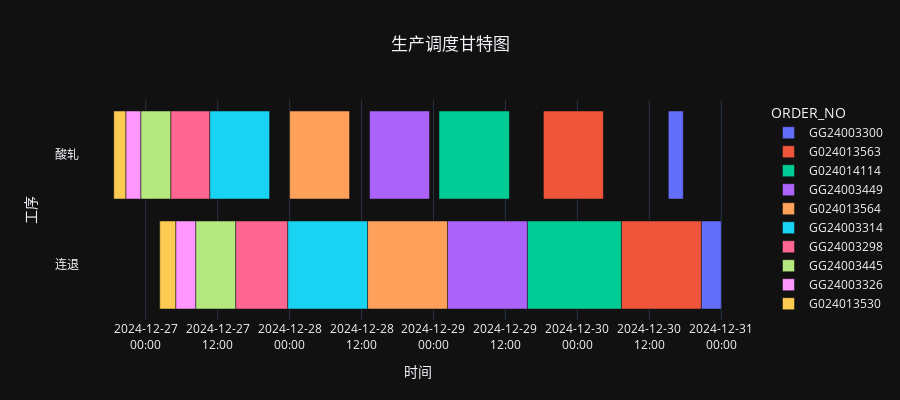
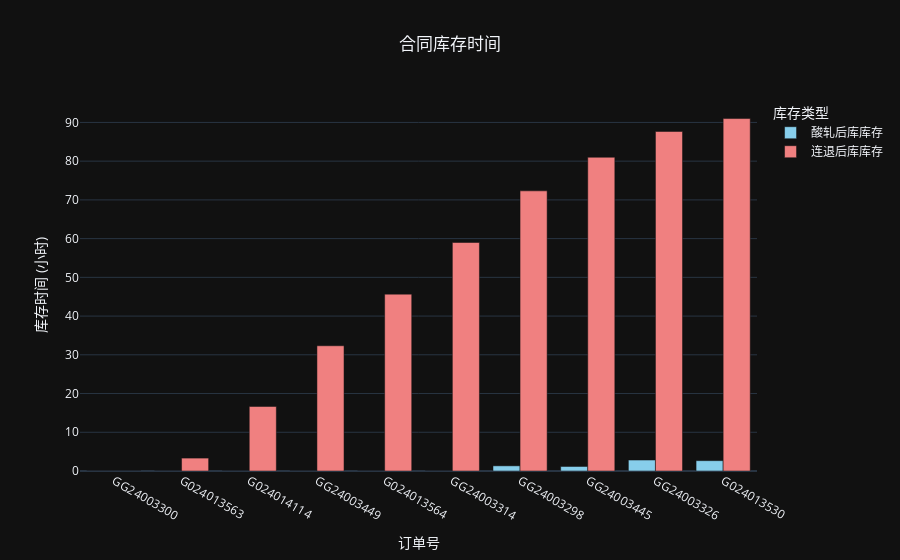
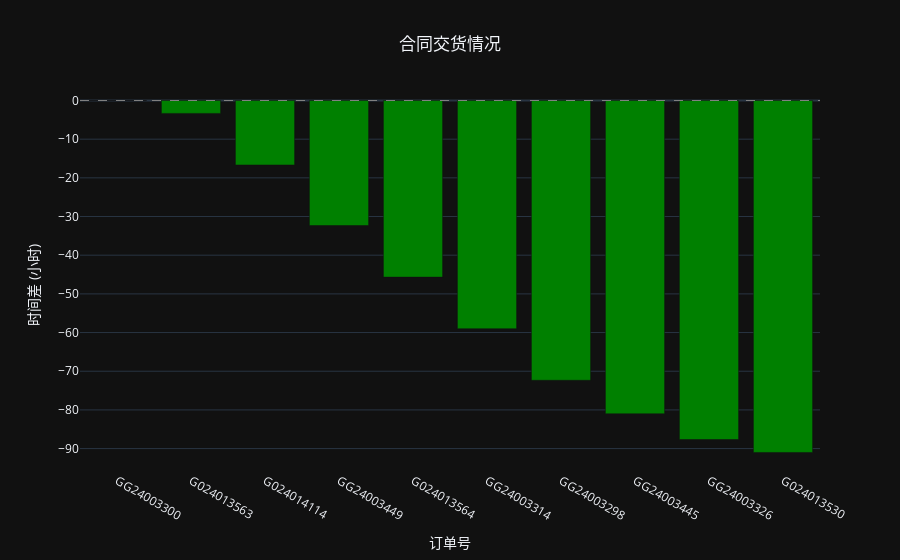

The code cell stored with these charts, in order, in its notebook:
### Code cell
# 启发式求解
import pandas as pd
from datetime import datetime, timedelta
import plotly.express as px
import plotly.graph_objects as go

def heuristic_scheduler(orders_df, static_params, strategy='EDD', w1=1.0, w2=0.5, w3=100):
    """
    使用启发式方法调度酸轧和连退工序，生成订单生产计划。

    Args:
        orders_df (pd.DataFrame): 包含订单信息的DataFrame，列包括 id, ORDER_NO, ORDER_MONTH, ORDER_WT, DELIVERY_DATE。
        static_params (dict): 静态参数，包含每个订单在每个工序的处理时间、传输时间等。
                              格式：{"order_no": {"process_num": {"process_time": 12, "transmission_time": 3}}}
        strategy (str): 调度策略，'EDD' (最早交货期优先), 'SPT_AZ' (酸轧最短处理时间优先),
                        'SPT_LT' (连退最短处理时间优先) 或 'FCFS' (先来先服务)。

    Returns:
        pd.DataFrame: 调度结果，包含每个订单的S_AZ, E_AZ, S_LT, E_LT, L_i, I_AZ, I_LT等信息。
    """
    scheduled_orders_results = []
    # 复制订单DataFrame，避免修改原始数据
    orders = orders_df.copy()

    # 将交货日期转换为 datetime 对象
    orders['DELIVERY_DATE'] = pd.to_datetime(orders['DELIVERY_DATE'], format='%Y%m%d')
    # 根据订单月份设置计划开始日期（默认为该月月初）
    orders['PLAN_START_DATE'] = orders['ORDER_MONTH'].apply(lambda x: pd.to_datetime(str(x)[:4] + '-' + str(x)[4:] + '-01'))

    # 遍历订单，从静态参数中提取并添加工序处理时间和传输时间到订单DataFrame
    for idx, row in orders.iterrows():
        order_no = row['ORDER_NO']

        # 酸轧工序 (process_num = 0) 参数
        az_params = static_params.get(order_no, {}).get(0, {})
        orders.loc[idx, 'AZ_PROCESS_TIME_HOURS'] = az_params.get('process_time', 0)
        orders.loc[idx, 'AZ_TRANSMISSION_TIME_HOURS'] = az_params.get('transmission_time', 0) # 酸轧到连退的物流时间

        # 连退工序 (process_num = 1) 参数
        lt_params = static_params.get(order_no, {}).get(1, {})
        orders.loc[idx, 'LT_PROCESS_TIME_HOURS'] = lt_params.get('process_time', 0)
        # 连退工序后通常无外部传输，这里传输时间可能为0
        orders.loc[idx, 'LT_TRANSMISSION_TIME_HOURS'] = lt_params.get('transmission_time', 0)

    # 将处理时间和传输时间从小时转换为 timedelta 对象，便于日期时间计算
    orders['AZ_PROCESS_TIME_TD'] = orders['AZ_PROCESS_TIME_HOURS'].apply(lambda x: timedelta(hours=x))
    orders['AZ_TRANSMISSION_TIME_TD'] = orders['AZ_TRANSMISSION_TIME_HOURS'].apply(lambda x: timedelta(hours=x))
    orders['LT_PROCESS_TIME_TD'] = orders['LT_PROCESS_TIME_HOURS'].apply(lambda x: timedelta(hours=x))

    # 初始化机组可用时间，从所有订单中最早的计划开始日期开始
    machine_available_time_az = orders['PLAN_START_DATE'].min()
    machine_available_time_lt = orders['PLAN_START_DATE'].min()

    # --- 根据调度策略对订单进行排序 ---
    # 考虑库存最小
    if strategy == 'MIN_INV':
        unscheduled = orders.copy()
        scheduled_orders_results = []

        # 设定初始的“最晚可用结束时间”为所有交货日的最大值（也可以用 datetime.max）
        max_delivery = orders['DELIVERY_DATE'].max()
        lt_latest_end = max_delivery
        az_latest_end = max_delivery

        # 权重：可调整
        # w1: 酸轧后库权重，w2: 连退后库权重，w3: 拖期惩罚权重
        # 如果没有传入这些参数，可以在函数签名给默认值，例如 w1=1.0, w2=0.5, w3=100.0
        try:
            w1; w2; w3
        except NameError:
            w1, w2, w3 = 1.0, 0.5, 100.0

        while not unscheduled.empty:
            best_candidate = None
            best_score = float('inf')

            for idx, order in unscheduled.iterrows():
                # 处理时间（小时）
                az_proc_h = order['AZ_PROCESS_TIME_HOURS']
                lt_proc_h = order['LT_PROCESS_TIME_HOURS']
                az_trans_h = order['AZ_TRANSMISSION_TIME_HOURS']

                # 先尝试从交货期向前倒推 LT 完成时间（不晚于交货日，也不晚于 LT 当前最晚可用结束）
                tentative_e_lt = min(order['DELIVERY_DATE'], lt_latest_end)
                tentative_s_lt = tentative_e_lt - timedelta(hours=lt_proc_h)

                # 预期 AZ 最晚结束 = LT 开始 - 传输（且不能晚于 az_latest_end）
                tentative_e_az = min(tentative_s_lt - timedelta(hours=az_trans_h), az_latest_end)
                tentative_s_az = tentative_e_az - timedelta(hours=az_proc_h)

                # 标记是否需要从前向后推（即倒推到计划开始前，不可行）
                forced_forward = False
                if tentative_s_az < order['PLAN_START_DATE']:
                    # 倒推不可行：把 AZ 开始强制设为计划开始，然后正向推算 AZ/ LT
                    forced_forward = True
                    tentative_s_az = order['PLAN_START_DATE']
                    tentative_e_az = tentative_s_az + timedelta(hours=az_proc_h)
                    # LT 开始不能早于 e_az + trans，也不能早于 0；LT 可能需要向后推到 az_latest_end 的限制
                    tentative_s_lt = max(tentative_e_az + timedelta(hours=az_trans_h),
                                         lt_latest_end - timedelta(days=365*100))  # keep it flexible; we handle below
                    # 为了简洁，把 tentative_s_lt 至少设为 e_az + trans
                    tentative_s_lt = tentative_e_az + timedelta(hours=az_trans_h)
                    tentative_e_lt = tentative_s_lt + timedelta(hours=lt_proc_h)
                    # 如果这导致 E_LT 超过交货日，则会产生 delay
                # 计算库存与延迟
                I_AZ = max(0.0, (tentative_s_lt - (tentative_e_az + timedelta(hours=az_trans_h))).total_seconds() / 3600.0)
                I_LT = max(0.0, (order['DELIVERY_DATE'] - tentative_e_lt).total_seconds() / 3600.0)
                delay_hours = max(0.0, (tentative_e_lt - order['DELIVERY_DATE']).total_seconds() / 3600.0)

                score = w1 * I_AZ + w2 * I_LT + w3 * delay_hours

                # 可选：轻微偏好不强制前推的方案（避免推早导致连锁影响）
                if forced_forward:
                    score += 1e-6  # tiny penalty, 可去掉或调整

                # 记录最小 score 的候选
                if score < best_score:
                    best_score = score
                    best_candidate = {
                        'idx': idx,
                        'order': order,
                        'S_AZ': tentative_s_az,
                        'E_AZ': tentative_e_az,
                        'S_LT': tentative_s_lt,
                        'E_LT': tentative_e_lt,
                        'I_AZ': I_AZ,
                        'I_LT': I_LT,
                        'delay': delay_hours
                    }

            # 固定最优候选到调度表
            if best_candidate is None:
                # 不应发生，但为安全性加个保护
                break

            b = best_candidate
            order = b['order']
            scheduled_orders_results.append({
                'ORDER_NO': order['ORDER_NO'],
                'DELIVERY_DATE': order['DELIVERY_DATE'],
                'S_AZ': b['S_AZ'],
                'E_AZ': b['E_AZ'],
                'S_LT': b['S_LT'],
                'E_LT': b['E_LT'],
                'L_i_hours': b['delay'],
                'I_AZ_hours': b['I_AZ'],
                'I_LT_hours': b['I_LT'],
                'PROCESS_TIME_AZ': static_params[order['ORDER_NO']][0]['process_time'],
                'PROCESS_TIME_LT': static_params[order['ORDER_NO']][1]['process_time']
            })

            # 更新机器的“最晚可用结束时间”：因为我们向前占用了时间段，所以机器可用的最新结束应变为该任务的开始
            lt_latest_end = b['S_LT']
            az_latest_end = b['S_AZ']

            # 从未排集合中移除
            unscheduled = unscheduled.drop(b['idx'])

        # 返回按你固定顺序（这里为向后排的顺序）构造的 DataFrame
        result_df = pd.DataFrame(scheduled_orders_results)
        # 如果需要按时间或其他排序返回，可以在这里排序
        return result_df


    if strategy == 'EDD':
        # 最早交货期优先 (Earliest Due Date)
        orders = orders.sort_values(by='DELIVERY_DATE').reset_index(drop=True)
    elif strategy == 'SPT_AZ':
        # 酸轧最短处理时间优先 (Shortest Processing Time for Acid Rolling)
        orders = orders.sort_values(by='AZ_PROCESS_TIME_HOURS').reset_index(drop=True)
    elif strategy == 'SPT_LT':
        # 连退最短处理时间优先 (Shortest Processing Time for Continuous Annealing)
        orders = orders.sort_values(by='LT_PROCESS_TIME_HOURS').reset_index(drop=True)
    elif strategy == 'FCFS':
        # 先来先服务 (First Come First Served)，按订单ID排序
        orders = orders.sort_values(by='id').reset_index(drop=True)
    else:
        raise ValueError("不支持的调度策略。请选择 'EDD', 'SPT_AZ', 'SPT_LT', 'FCFS'")

    # --- 迭代调度每个订单 ---
    for idx, order in orders.iterrows():
        order_no = order['ORDER_NO']

        # 酸轧工序调度
        # 开始时间取订单最早计划开始时间和酸轧机组可用时间的最大值
        s_az = max(order['PLAN_START_DATE'], machine_available_time_az)
        # 结束时间为开始时间加上处理时间
        e_az = s_az + order['AZ_PROCESS_TIME_TD']

        # 更新酸轧机组的可用时间为当前订单的酸轧结束时间
        machine_available_time_az = e_az

        # 连退工序调度
        # 连退最早开始时间取决于：
        # 1. 酸轧工序完成并经过传输时间后的时间 (e_az + AZ_TRANSMISSION_TIME_TD)
        # 2. 连退机组当前的可用时间 (machine_available_time_lt)
        s_lt = max(e_az + order['AZ_TRANSMISSION_TIME_TD'], machine_available_time_lt)
        # 结束时间为开始时间加上处理时间
        e_lt = s_lt + order['LT_PROCESS_TIME_TD']

        # 更新连退机组的可用时间为当前订单的连退结束时间
        machine_available_time_lt = e_lt

        # --- 结果评估和记录 ---
        # 拖期计算 (L_i_hours): 如果连退完成时间晚于交货期，则计算拖期；否则为0
        delay_hours = max(0, (e_lt - order['DELIVERY_DATE']).total_seconds() / 3600)

        # 酸轧后库库存时间 (I_AZ_hours):
        # 货物从酸轧完成并传输到连退入口后，到连退实际开始处理之间等待的时间。
        # 如果等待时间为负（即连退机组早早空闲，等待酸轧完成），则库存为0。
        inventory_az_hours = max(0, (s_lt - (e_az + order['AZ_TRANSMISSION_TIME_TD'])).total_seconds() / 3600)

        # 连退后库库存时间 (I_LT_hours，成品库存):
        # 如果订单在交货期之前完成 (E_LT < DELIVERY_DATE)，则在成品库中停留一段时间，直到交货期。
        # 否则，没有提前库存，为0。
        inventory_lt_hours = max(0, (order['DELIVERY_DATE'] - e_lt).total_seconds() / 3600)

        # 将调度结果添加到列表中
        scheduled_orders_results.append({
            'ORDER_NO': order_no,
            'DELIVERY_DATE': order['DELIVERY_DATE'],
            'S_AZ': s_az, # 酸轧开始时间
            'E_AZ': e_az, # 酸轧结束时间
            'S_LT': s_lt, # 连退开始时间
            'E_LT': e_lt, # 连退结束时间
            'L_i_hours': delay_hours, # 订单拖期小时数
            'I_AZ_hours': inventory_az_hours, # 酸轧后库库存时间
            'I_LT_hours': inventory_lt_hours, # 连退后库库存时间 (成品库存)
            'PROCESS_TIME_AZ': static_params[order_no][0]['process_time'], # 酸轧工序处理时间
            'PROCESS_TIME_LT': static_params[order_no][1]['process_time']  # 连退工序处理时间
        })

    return pd.DataFrame(scheduled_orders_results)
#
# # --- 示例数据 (同上) ---
# orders_data = {
#     'id': [1, 2, 3, 4],
#     'ORDER_NO': ['GG24003300', 'GG24003301', 'GG24003302', 'GG24003303'],
#     'ORDER_MONTH': [202411, 202411, 202412, 202412],
#     'ORDER_WT': [200.0, 150.0, 300.0, 100.0],
#     'DELIVERY_DATE': [20241231, 20241220, 20250115, 20250105]
# }
# orders_df = pd.DataFrame(orders_data)
#
# orders_static_parameter = {
#     "GG24003300": {
#         0: {"process_time": 10, "transmission_time": 3},  # 酸轧工序0, 处理10h, 传输3h
#         1: {"process_time": 8, "transmission_time": 0}   # 连退工序1, 处理8h, 传输0h
#     },
#     "GG24003301": {
#         0: {"process_time": 15, "transmission_time": 3},
#         1: {"process_time": 12, "transmission_time": 0}
#     },
#     "GG24003302": {
#         0: {"process_time": 20, "transmission_time": 3},
#         1: {"process_time": 18, "transmission_time": 0}
#     },
#      "GG24003303": {
#         0: {"process_time": 5, "transmission_time": 3},
#         1: {"process_time": 6, "transmission_time": 0}
#     }
# }

# --- 运行调度器并绘图 ---
scheduled_df_edd = heuristic_scheduler(orders, orders_static_parameter, strategy='MIN_INV')
print("---调度结果 ---")
print(scheduled_df_edd)
print(f"总拖期 (小时): {scheduled_df_edd['L_i_hours'].sum():.2f}")
print(f"总酸轧后库库存时间 (小时): {scheduled_df_edd['I_AZ_hours'].sum():.2f}")
print(f"总连退后库库存时间 (小时): {scheduled_df_edd['I_LT_hours'].sum():.2f}")

plot_schedule_gantt(scheduled_df_edd, title="生产调度甘特图")
# 调用库存时间图
plot_combined_inventory_time(scheduled_df_edd, title="合同库存时间")
# 调用交货情况图
plot_delivery_performance(scheduled_df_edd, title="合同交货情况")


# 可以比较不同策略的结果来选择更优的方案

### Figure 1 — Plotly figure (JSON) as saved in the notebook; plotly's stock layout.template omitted (floating-point values rounded to 4 significant figures)
{"data": [{"base": ["2024-12-30T15:10:00.000000000", "2024-12-30T20:40:00.000000000"], "customdata": [["GG24003300", 2.5], ["GG24003300", 3.333]], "hovertemplate": "<b>%{hovertext}</b><br><br>Start=%{base|%Y-%m-%d %H:%M}<br>Finish=%{x|%Y-%m-%d %H:%M}<br>Resource=%{y}<br>Process_Time_Hours=%{customdata[1]}<extra></extra>", "hovertext": ["GG24003300", "GG24003300"], "legendgroup": "GG24003300", "marker": {"color": "#636efa", "pattern": {"shape": ""}}, "name": "GG24003300", "orientation": "h", "showlegend": true, "textposition": "auto", "x": [9000000, 12000000], "xaxis": "x", "y": ["酸轧", "连退"], "yaxis": "y", "type": "bar"}, {"base": ["2024-12-29T18:20:00.000000000", "2024-12-30T07:20:00.000000000"], "customdata": [["G024013563", 10.0], ["G024013563", 13.33]], "hovertemplate": "<b>%{hovertext}</b><br><br>Start=%{base|%Y-%m-%d %H:%M}<br>Finish=%{x|%Y-%m-%d %H:%M}<br>Resource=%{y}<br>Process_Time_Hours=%{customdata[1]}<extra></extra>", "hovertext": ["G024013563", "G024013563"], "legendgroup": "G024013563", "marker": {"color": "#EF553B", "pattern": {"shape": ""}}, "name": "G024013563", "orientation": "h", "showlegend": true, "textposition": "auto", "x": [36000000, 48000000], "xaxis": "x", "y": ["酸轧", "连退"], "yaxis": "y", "type": "bar"}, {"base": ["2024-12-29T00:55:00.000000000", "2024-12-29T15:40:00.000000000"], "customdata": [["G024014114", 11.75], ["G024014114", 15.67]], "hovertemplate": "<b>%{hovertext}</b><br><br>Start=%{base|%Y-%m-%d %H:%M}<br>Finish=%{x|%Y-%m-%d %H:%M}<br>Resource=%{y}<br>Process_Time_Hours=%{customdata[1]}<extra></extra>", "hovertext": ["G024014114", "G024014114"], "legendgroup": "G024014114", "marker": {"color": "#00cc96", "pattern": {"shape": ""}}, "name": "G024014114", "orientation": "h", "showlegend": true, "textposition": "auto", "x": [42300000, 56400000], "xaxis": "x", "y": ["酸轧", "连退"], "yaxis": "y", "type": "bar"}, {"base": ["2024-12-28T13:20:00.000000000", "2024-12-29T02:20:00.000000000"], "customdata": [["GG24003449", 10.0], ["GG24003449", 13.33]], "hovertemplate": "<b>%{hovertext}</b><br><br>Start=%{base|%Y-%m-%d %H:%M}<br>Finish=%{x|%Y-%m-%d %H:%M}<br>Resource=%{y}<br>Process_Time_Hours=%{customdata[1]}<extra></extra>", "hovertext": ["GG24003449", "GG24003449"], "legendgroup": "GG24003449", "marker": {"color": "#ab63fa", "pattern": {"shape": ""}}, "name": "GG24003449", "orientation": "h", "showlegend": true, "textposition": "auto", "x": [36000000, 48000000], "xaxis": "x", "y": ["酸轧", "连退"], "yaxis": "y", "type": "bar"}, {"base": ["2024-12-28T00:00:00.000000000", "2024-12-28T13:00:00.000000000"], "customdata": [["G024013564", 10.0], ["G024013564", 13.33]], "hovertemplate": "<b>%{hovertext}</b><br><br>Start=%{base|%Y-%m-%d %H:%M}<br>Finish=%{x|%Y-%m-%d %H:%M}<br>Resource=%{y}<br>Process_Time_Hours=%{customdata[1]}<extra></extra>", "hovertext": ["G024013564", "G024013564"], "legendgroup": "G024013564", "marker": {"color": "#FFA15A", "pattern": {"shape": ""}}, "name": "G024013564", "orientation": "h", "showlegend": true, "textposition": "auto", "x": [36000000, 48000000], "xaxis": "x", "y": ["酸轧", "连退"], "yaxis": "y", "type": "bar"}, {"base": ["2024-12-27T10:40:00.000000000", "2024-12-27T23:40:00.000000000"], "customdata": [["GG24003314", 10.0], ["GG24003314", 13.33]], "hovertemplate": "<b>%{hovertext}</b><br><br>Start=%{base|%Y-%m-%d %H:%M}<br>Finish=%{x|%Y-%m-%d %H:%M}<br>Resource=%{y}<br>Process_Time_Hours=%{customdata[1]}<extra></extra>", "hovertext": ["GG24003314", "GG24003314"], "legendgroup": "GG24003314", "marker": {"color": "#19d3f3", "pattern": {"shape": ""}}, "name": "GG24003314", "orientation": "h", "showlegend": true, "textposition": "auto", "x": [36000000, 48000000], "xaxis": "x", "y": ["酸轧", "连退"], "yaxis": "y", "type": "bar"}, {"base": ["2024-12-27T04:10:00.000000000", "2024-12-27T15:00:00.000000000"], "customdata": [["GG24003298", 6.5], ["GG24003298", 8.667]], "hovertemplate": "<b>%{hovertext}</b><br><br>Start=%{base|%Y-%m-%d %H:%M}<br>Finish=%{x|%Y-%m-%d %H:%M}<br>Resource=%{y}<br>Process_Time_Hours=%{customdata[1]}<extra></extra>", "hovertext": ["GG24003298", "GG24003298"], "legendgroup": "GG24003298", "marker": {"color": "#FF6692", "pattern": {"shape": ""}}, "name": "GG24003298", "orientation": "h", "showlegend": true, "textposition": "auto", "x": [23400000, 31200000], "xaxis": "x", "y": ["酸轧", "连退"], "yaxis": "y", "type": "bar"}, {"base": ["2024-12-26T23:10:00.000000000", "2024-12-27T08:20:00.000000000"], "customdata": [["GG24003445", 5.0], ["GG24003445", 6.667]], "hovertemplate": "<b>%{hovertext}</b><br><br>Start=%{base|%Y-%m-%d %H:%M}<br>Finish=%{x|%Y-%m-%d %H:%M}<br>Resource=%{y}<br>Process_Time_Hours=%{customdata[1]}<extra></extra>", "hovertext": ["GG24003445", "GG24003445"], "legendgroup": "GG24003445", "marker": {"color": "#B6E880", "pattern": {"shape": ""}}, "name": "GG24003445", "orientation": "h", "showlegend": true, "textposition": "auto", "x": [18000000, 24000000], "xaxis": "x", "y": ["酸轧", "连退"], "yaxis": "y", "type": "bar"}, {"base": ["2024-12-26T20:40:00.000000000", "2024-12-27T05:00:00.000000000"], "customdata": [["GG24003326", 2.5], ["GG24003326", 3.333]], "hovertemplate": "<b>%{hovertext}</b><br><br>Start=%{base|%Y-%m-%d %H:%M}<br>Finish=%{x|%Y-%m-%d %H:%M}<br>Resource=%{y}<br>Process_Time_Hours=%{customdata[1]}<extra></extra>", "hovertext": ["GG24003326", "GG24003326"], "legendgroup": "GG24003326", "marker": {"color": "#FF97FF", "pattern": {"shape": ""}}, "name": "GG24003326", "orientation": "h", "showlegend": true, "textposition": "auto", "x": [9000000, 12000000], "xaxis": "x", "y": ["酸轧", "连退"], "yaxis": "y", "type": "bar"}, {"base": ["2024-12-26T18:40:00.000000000", "2024-12-27T02:20:00.000000000"], "customdata": [["G024013530", 2.0], ["G024013530", 2.667]], "hovertemplate": "<b>%{hovertext}</b><br><br>Start=%{base|%Y-%m-%d %H:%M}<br>Finish=%{x|%Y-%m-%d %H:%M}<br>Resource=%{y}<br>Process_Time_Hours=%{customdata[1]}<extra></extra>", "hovertext": ["G024013530", "G024013530"], "legendgroup": "G024013530", "marker": {"color": "#FECB52", "pattern": {"shape": ""}}, "name": "G024013530", "orientation": "h", "showlegend": true, "textposition": "auto", "x": [7200000, 9600000], "xaxis": "x", "y": ["酸轧", "连退"], "yaxis": "y", "type": "bar"}], "layout": {"xaxis": {"anchor": "y", "domain": [0.0, 1.0], "type": "date", "title": {"text": "时间"}, "tickformat": "%Y-%m-%d\n%H:%M"}, "yaxis": {"anchor": "x", "domain": [0.0, 1.0], "title": {"text": "工序"}, "categoryorder": "array", "categoryarray": ["连退", "酸轧"]}, "legend": {"title": {"text": "ORDER_NO"}, "tracegroupgap": 0}, "title": {"text": "生产调度甘特图", "x": 0.5}, "barmode": "overlay", "hoverlabel": {"font": {"size": 12, "family": "Arial"}, "bgcolor": "white"}, "height": 400}}

### Figure 2 — Plotly figure (JSON) as saved in the notebook; plotly's stock layout.template omitted (floating-point values rounded to 4 significant figures)
{"data": [{"alignmentgroup": "True", "hovertemplate": "库存类型=酸轧后库库存<br>订单号=%{x}<br>库存时间 (小时)=%{y}<extra></extra>", "legendgroup": "酸轧后库库存", "marker": {"color": "skyblue", "pattern": {"shape": ""}}, "name": "酸轧后库库存", "offsetgroup": "酸轧后库库存", "orientation": "v", "showlegend": true, "textposition": "auto", "x": ["GG24003300", "G024013563", "G024014114", "GG24003449", "G024013564", "GG24003314", "GG24003298", "GG24003445", "GG24003326", "G024013530"], "xaxis": "x", "y": [0.0, 0.0, 0.0, 0.0, 0.0, 0.0, 1.333, 1.167, 2.833, 2.667], "yaxis": "y", "type": "bar"}, {"alignmentgroup": "True", "hovertemplate": "库存类型=连退后库库存<br>订单号=%{x}<br>库存时间 (小时)=%{y}<extra></extra>", "legendgroup": "连退后库库存", "marker": {"color": "lightcoral", "pattern": {"shape": ""}}, "name": "连退后库库存", "offsetgroup": "连退后库库存", "orientation": "v", "showlegend": true, "textposition": "auto", "x": ["GG24003300", "G024013563", "G024014114", "GG24003449", "G024013564", "GG24003314", "GG24003298", "GG24003445", "GG24003326", "G024013530"], "xaxis": "x", "y": [0.0, 3.333, 16.67, 32.33, 45.67, 59.0, 72.33, 81.0, 87.67, 91.0], "yaxis": "y", "type": "bar"}], "layout": {"xaxis": {"anchor": "y", "domain": [0.0, 1.0], "title": {"text": "订单号"}}, "yaxis": {"anchor": "x", "domain": [0.0, 1.0], "title": {"text": "库存时间 (小时)"}}, "legend": {"title": {"text": "库存类型"}, "tracegroupgap": 0}, "title": {"text": "合同库存时间", "x": 0.5}, "barmode": "group"}}

### Figure 3 — Plotly figure (JSON) as saved in the notebook; plotly's stock layout.template omitted (floating-point values rounded to 4 significant figures)
{"data": [{"customdata": [["2024-12-31T00:00:00", "2024-12-31T00:00:00", "green"], ["2024-12-31T00:00:00", "2024-12-30T20:40:00", "green"], ["2024-12-31T00:00:00", "2024-12-30T07:20:00", "green"], ["2024-12-31T00:00:00", "2024-12-29T15:40:00", "green"], ["2024-12-31T00:00:00", "2024-12-29T02:20:00", "green"], ["2024-12-31T00:00:00", "2024-12-28T13:00:00", "green"], ["2024-12-31T00:00:00", "2024-12-27T23:40:00", "green"], ["2024-12-31T00:00:00", "2024-12-27T15:00:00", "green"], ["2024-12-31T00:00:00", "2024-12-27T08:20:00", "green"], ["2024-12-31T00:00:00", "2024-12-27T05:00:00", "green"]], "hovertemplate": "订单号=%{x}<br>交货时间差 (小时, 正为拖期, 负为提前)=%{y}<br>DELIVERY_DATE=%{customdata[0]|%Y-%m-%d %H:%M}<br>E_LT=%{customdata[1]|%Y-%m-%d %H:%M}<extra></extra>", "legendgroup": "green", "marker": {"color": "green", "pattern": {"shape": ""}}, "name": "green", "orientation": "v", "showlegend": true, "textposition": "auto", "x": ["GG24003300", "G024013563", "G024014114", "GG24003449", "G024013564", "GG24003314", "GG24003298", "GG24003445", "GG24003326", "G024013530"], "xaxis": "x", "y": [0.0, -3.333, -16.67, -32.33, -45.67, -59.0, -72.33, -81.0, -87.67, -91.0], "yaxis": "y", "type": "bar"}], "layout": {"xaxis": {"anchor": "y", "domain": [0.0, 1.0], "title": {"text": "订单号"}}, "yaxis": {"anchor": "x", "domain": [0.0, 1.0], "title": {"text": "时间差 (小时)"}}, "legend": {"title": {"text": "COLOR"}, "tracegroupgap": 0}, "title": {"text": "合同交货情况", "x": 0.5}, "barmode": "relative", "showlegend": false, "shapes": [{"line": {"color": "gray", "dash": "dash", "width": 1}, "type": "line", "x0": 0, "x1": 1, "xref": "x domain", "y0": 0, "y1": 0, "yref": "y"}]}}
